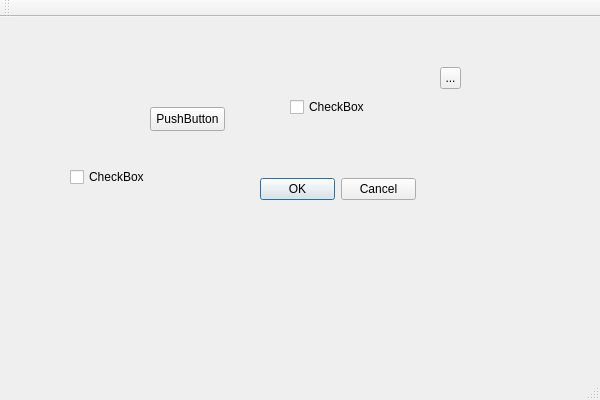
<?xml version="1.0" encoding="UTF-8"?>
<ui version="4.0">
 <class>bloodBankSystemClass</class>
 <widget class="QMainWindow" name="bloodBankSystemClass">
  <property name="geometry">
   <rect>
    <x>0</x>
    <y>0</y>
    <width>600</width>
    <height>400</height>
   </rect>
  </property>
  <property name="windowTitle">
   <string>bloodBankSystem</string>
  </property>
  <widget class="QWidget" name="centralWidget">
   <widget class="QPushButton" name="pushButton">
    <property name="geometry">
     <rect>
      <x>150</x>
      <y>90</y>
      <width>75</width>
      <height>24</height>
     </rect>
    </property>
    <property name="text">
     <string>PushButton</string>
    </property>
   </widget>
   <widget class="QCheckBox" name="checkBox">
    <property name="geometry">
     <rect>
      <x>70</x>
      <y>150</y>
      <width>75</width>
      <height>20</height>
     </rect>
    </property>
    <property name="text">
     <string>CheckBox</string>
    </property>
   </widget>
   <widget class="QDialogButtonBox" name="buttonBox">
    <property name="geometry">
     <rect>
      <x>260</x>
      <y>160</y>
      <width>156</width>
      <height>24</height>
     </rect>
    </property>
    <property name="standardButtons">
     <set>QDialogButtonBox::Cancel|QDialogButtonBox::Ok</set>
    </property>
   </widget>
   <widget class="QCheckBox" name="checkBox_2">
    <property name="geometry">
     <rect>
      <x>290</x>
      <y>80</y>
      <width>75</width>
      <height>20</height>
     </rect>
    </property>
    <property name="text">
     <string>CheckBox</string>
    </property>
   </widget>
   <widget class="QToolButton" name="toolButton">
    <property name="geometry">
     <rect>
      <x>440</x>
      <y>50</y>
      <width>21</width>
      <height>22</height>
     </rect>
    </property>
    <property name="text">
     <string>...</string>
    </property>
   </widget>
  </widget>
  <widget class="QMenuBar" name="menuBar">
   <property name="geometry">
    <rect>
     <x>0</x>
     <y>0</y>
     <width>600</width>
     <height>22</height>
    </rect>
   </property>
  </widget>
  <widget class="QToolBar" name="mainToolBar">
   <attribute name="toolBarArea">
    <enum>TopToolBarArea</enum>
   </attribute>
   <attribute name="toolBarBreak">
    <bool>false</bool>
   </attribute>
  </widget>
  <widget class="QStatusBar" name="statusBar"/>
 </widget>
 <layoutdefault spacing="6" margin="11"/>
 <resources>
  <include location="bloodBankSystem.qrc"/>
 </resources>
 <connections/>
</ui>
